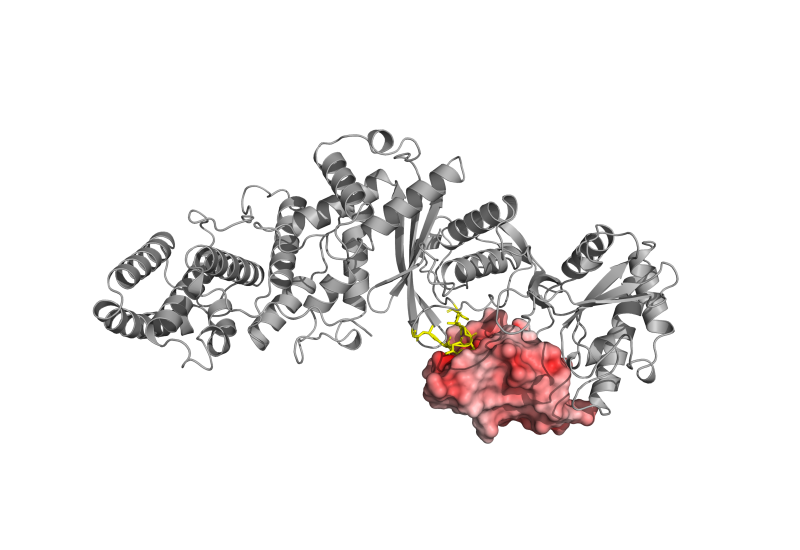
#> input picture Figures/figure_putative_MoAs/panelA/PanelA_render.png, 1600 x 1100 px (shown at 1/2 size)
$ python compose_panel_a.py
#> lines starting #> are read from the running program, lines starting #| are printed output that depends on the picture; after the words box and inside, x2 and y2 are one past the last pixel; in counts of white or black regions, pixels touching at a corner belong together
"""
Composite the Panel A render with its colour-code legend (PaCas8c grey dot,
PAM binding site yellow dot) and the AcrIC5 electrostatic-potential caption,
matching the style of panels C/D.

INPUT: PanelA_render.png (from build_panel_a.py). OUTPUT: PanelA_final.png.
Run: python3 compose_panel_a.py (from this folder). Uses macOS Times New Roman.
"""
import numpy as np
from PIL import Image, ImageDraw, ImageFont

FONT_DIR = "/System/Library/Fonts/Supplemental"
FONT_REG = f"{FONT_DIR}/Times New Roman.ttf"

WHITE = (255, 255, 255)
BLACK = (0, 0, 0)


def trim(im, pad=20):
    """Crop near-white margins from `im`, leaving `pad` pixels around the content."""
    gray = im.convert("L")
    bbox = gray.point(lambda p: 0 if p >= 250 else 255).getbbox()
    if bbox is None:
        return im
    l, t, r, b = bbox
    l = max(0, l - pad); t = max(0, t - pad)
    r = min(im.width, r + pad); b = min(im.height, b + pad)
    return im.crop((l, t, r, b))


def surface_bbox(im, pad=10):
    """Bounding box of the red<->blue electrostatic-potential surface (AcrIC5)
    in `im` - anything distinctly reddish or bluish, not neutral grey/white."""
    arr = np.array(im).astype(int)
    R, G, B = arr[..., 0], arr[..., 1], arr[..., 2]
    reddish = (R - G > 12) & (R - B > 12)
    bluish = (B - R > 12) & (B - G > 12)
    mask = reddish | bluish
    ys, xs = np.where(mask)
    if len(xs) == 0:
        return None
    l, r = max(0, xs.min() - pad), min(im.width, xs.max() + pad)
    t, b = max(0, ys.min() - pad), min(im.height, ys.max() + pad)
    return (l, t, r, b)


def legend_dot_row(draw, x, y, color, text, font, r=27, gap=18):
    """Draw a colour dot of radius `r` at (x, y) followed by its label."""
    draw.ellipse((x, y, x + 2 * r, y + 2 * r), fill=color)
    draw.text((x + 2 * r + gap, y - 2), text, fill=BLACK, font=font)


def main():
    """Trim and resize the render, add the AcrIC5 caption and the legend, save PanelA_final.png."""
    render = trim(Image.open("PanelA_render.png").convert("RGB"))
#> in trim, `gray = im.convert("L")`:
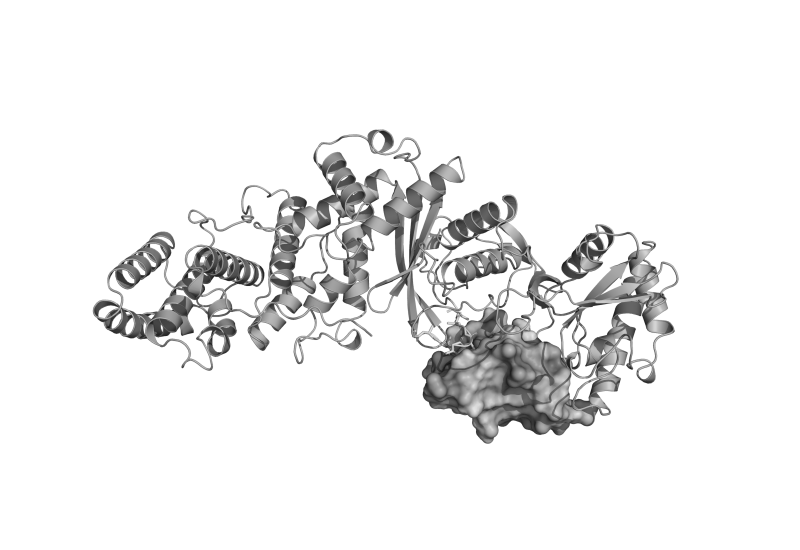
#> gray: PIL image 1600x1100 L (shown at 1/2 size); min 17, max 255, mean 238.4
#> in trim, `bbox = gray.point(lambda p: 0 if p >= 250 else 255).getbbox()`: bbox = (185, 258, 1358, 888)
#> in trim, `l, t, r, b = bbox`: l = 185; t = 258; r = 1358; b = 888
#> in trim, `l = max(0, l - pad)`: l = 165
#> in trim, `t = max(0, t - pad)`: t = 238
#> in trim, `r = min(im.width, r + pad)`: r = 1378
#> in trim, `b = min(im.height, b + pad)`: b = 908
    render = render.resize((1400, int(render.height * 1400 / render.width)), Image.LANCZOS)
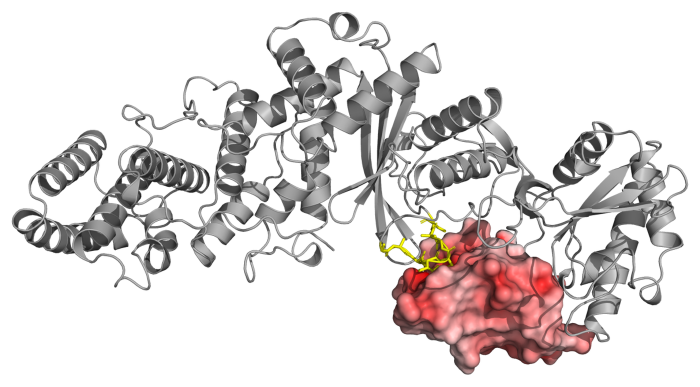
#> render: PIL image 1400x773 RGB (shown at 1/2 size); mean R, G, B 222.7, 217.5, 217

    # r=27 / font=58 here -> ~30px dots in the Figure 1 composite after being
    # scaled down to COL_W=800 (matches panels B/C/D's legend dot size)
    font = ImageFont.truetype(FONT_REG, 58)

    MARGIN = 20
    TOP_PAD = 90  # clears room for the panel-level "A" letter drawn over this image's top-left corner
    CAPTION_H = 60  # space below the render for the AcrIC5 caption
    LEGEND_H = 150

    W = render.width + MARGIN * 2
#> W = 1440
    H = TOP_PAD + render.height + CAPTION_H + LEGEND_H + MARGIN
#> H = 1093

    canvas = Image.new("RGB", (W, H), WHITE)
#> canvas: PIL image 1440x1093 RGB; every value is 255
    draw = ImageDraw.Draw(canvas)

    render_y = TOP_PAD
    canvas.paste(render, (MARGIN, render_y))

    # caption directly below the AcrIC5 electrostatic surface (detected by
    # colour, not a fixed offset) - stays correct regardless of orientation
    sb = surface_bbox(render)
#> in surface_bbox, `R, G, B = arr[..., 0], arr[..., 1], arr[..., 2]`:
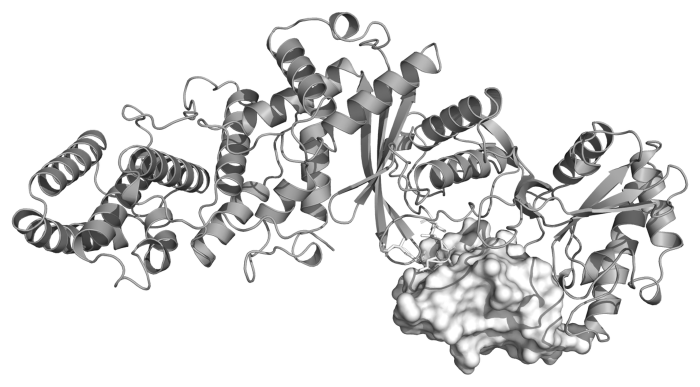
#> R: shape (773, 1400) int64 (shown at 1/2 size); min 4, max 255, mean 222.7
#> in surface_bbox, `R, G, B = arr[..., 0], arr[..., 1], arr[..., 2]`:
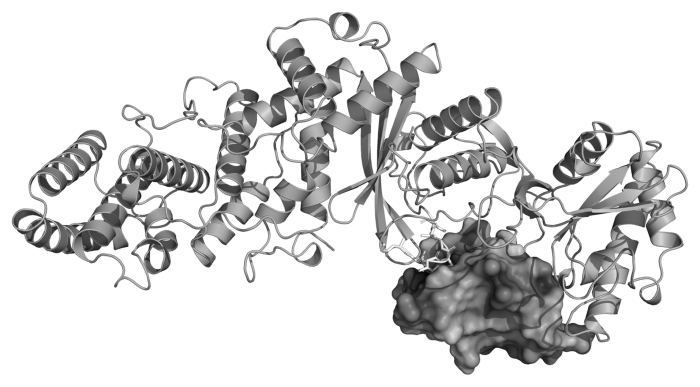
#> G: shape (773, 1400) int64 (shown at 1/2 size); min 0, max 255, mean 217.5
#> in surface_bbox, `reddish = (R - G > 12) & (R - B > 12)`:
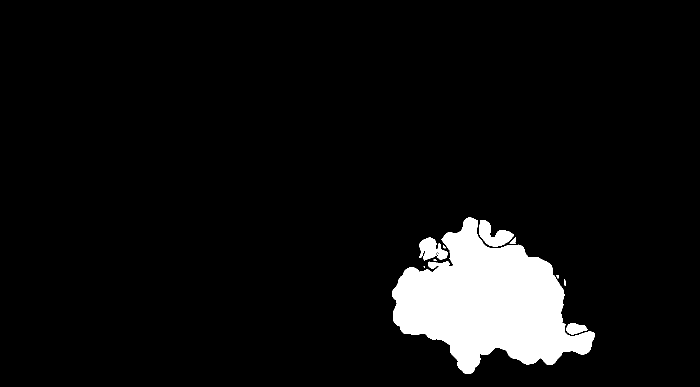
#> reddish: shape (773, 1400) bool (shown at 1/2 size); 6.7% white; 10 white regions (3 under 20 px), largest, box (x1, y1, x2, y2) and area: (784, 435, 1190, 748) 68453, (958, 440, 1028, 493) 1917, (838, 475, 895, 521) 1588
#> in surface_bbox, `bluish = (B - R > 12) & (B - G > 12)`:
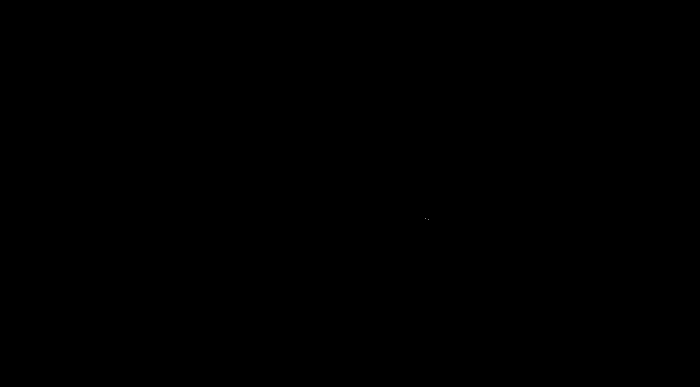
#> bluish: shape (773, 1400) bool (shown at 1/2 size); 0% white in thin lines or dots, all inside (x1, y1, x2, y2) = (850, 437, 858, 440)
#> in surface_bbox, `l, r = max(0, xs.min() - pad), min(im.width, xs.max() + pad)`: l = 774; r = 1199
#> in surface_bbox, `t, b = max(0, ys.min() - pad), min(im.height, ys.max() + pad)`: t = 425; b = 757
#> sb = (774, 425, 1199, 757)
    font_small = ImageFont.truetype(FONT_REG, 47)
    cap1, cap2 = "AcrIC5", "(coloured based on electrostatic potential)"
    w1 = draw.textlength(cap1, font=font)
#> w1 = 188.9
    w2 = draw.textlength(cap2, font=font_small)
#> w2 = 1000.4
    blob_cx = MARGIN + ((sb[0] + sb[2]) / 2 if sb is not None else render.width / 2)
#> blob_cx = 1006.5
    cap_top = render_y + render.height  # always below the whole render - never overlaps structure
#> cap_top = 863
    x1 = min(max(blob_cx - w1 / 2, MARGIN), W - MARGIN - w1)
#> x1 = 912
    x2 = min(max(blob_cx - w2 / 2, MARGIN), W - MARGIN - w2)
#> x2 = 419.6
    draw.text((x1, cap_top), cap1, fill=BLACK, font=font)
    draw.text((x2, cap_top + 46), cap2, fill=BLACK, font=font_small)

    y = render_y + render.height + CAPTION_H
#> y = 923
    legend_dot_row(draw, MARGIN, y, (170, 170, 170), "PaCas8c", font)
    legend_dot_row(draw, MARGIN, y + 78, (255, 255, 0), "PAM binding site", font)

    canvas.save("PanelA_final.png")
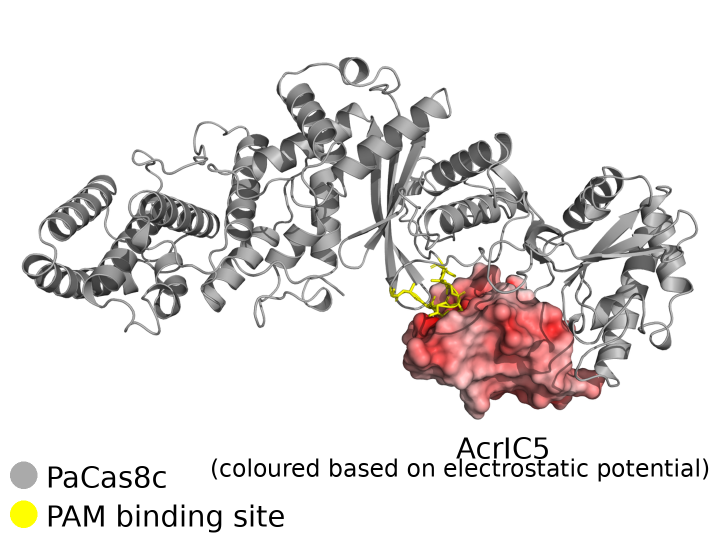
#> saved as PanelA_final.png: PIL image 1440x1093 RGB (shown at 1/2 size); mean R, G, B 229.3, 225.7, 225
    print("saved PanelA_final.png", canvas.size)
#| saved PanelA_final.png (1440, 1093)


if __name__ == "__main__":
    main()
